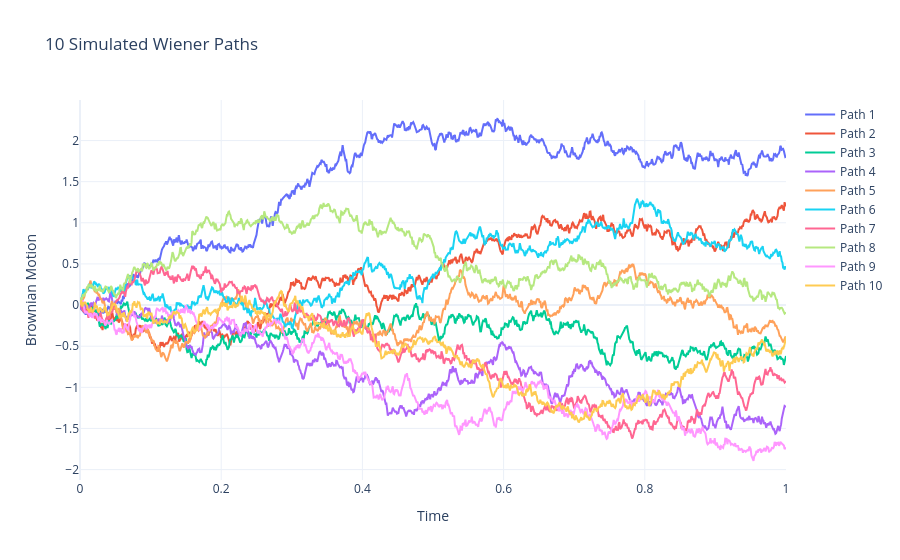

Here is the notebook cell this chart was saved with:
### Code cell
T = 1
N = 1000

paths = []

for i in range(10):
    paths.append(brownian_path(T, N))

W = np.vstack(paths)

x=np.linspace(0, T, N + 1)


fig = go.Figure()

for i in range(W.shape[0]):
    fig.add_trace(go.Scatter(
        x=x,
        y=W[i],
        mode="lines",
        name=f"Path {i + 1}"
    ))

fig.update_layout(
    title="10 Simulated Wiener Paths",
    xaxis_title="Time",
    yaxis_title="Brownian Motion",
    template="plotly_white"
)

fig.show()

### Figure 1 — Plotly figure (JSON) as saved in the notebook; plotly's stock layout.template omitted (floating-point values rounded to 4 significant figures; data arrays with more than 128 entries replaced by an {"elided": "..."} marker saying what was removed)
{"data": [{"mode": "lines", "name": "Path 1", "type": "scatter", "x": {"elided": "1001 float values"}, "y": {"elided": "1001 float values"}}, {"mode": "lines", "name": "Path 2", "type": "scatter", "x": {"elided": "1001 float values"}, "y": {"elided": "1001 float values"}}, {"mode": "lines", "name": "Path 3", "type": "scatter", "x": {"elided": "1001 float values"}, "y": {"elided": "1001 float values"}}, {"mode": "lines", "name": "Path 4", "type": "scatter", "x": {"elided": "1001 float values"}, "y": {"elided": "1001 float values"}}, {"mode": "lines", "name": "Path 5", "type": "scatter", "x": {"elided": "1001 float values"}, "y": {"elided": "1001 float values"}}, {"mode": "lines", "name": "Path 6", "type": "scatter", "x": {"elided": "1001 float values"}, "y": {"elided": "1001 float values"}}, {"mode": "lines", "name": "Path 7", "type": "scatter", "x": {"elided": "1001 float values"}, "y": {"elided": "1001 float values"}}, {"mode": "lines", "name": "Path 8", "type": "scatter", "x": {"elided": "1001 float values"}, "y": {"elided": "1001 float values"}}, {"mode": "lines", "name": "Path 9", "type": "scatter", "x": {"elided": "1001 float values"}, "y": {"elided": "1001 float values"}}, {"mode": "lines", "name": "Path 10", "type": "scatter", "x": {"elided": "1001 float values"}, "y": {"elided": "1001 float values"}}], "layout": {"title": {"text": "10 Simulated Wiener Paths"}, "xaxis": {"title": {"text": "Time"}}, "yaxis": {"title": {"text": "Brownian Motion"}}}}
